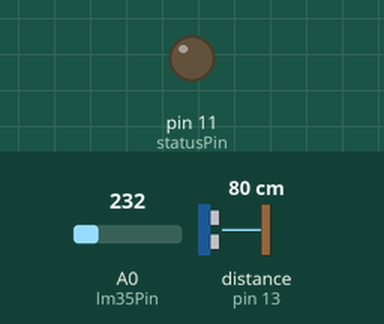
Recording of a program running on a simulated Arduino Uno WiFi Rev2. On the bench: output pins drawn as LEDs (lit = HIGH). Inputs (shaded band) come from the test bench; at power-on: A0 (lm35Pin) = 232, distance to the obstacle (sensor on pin 13) 80 cm. The echo pulse lasts 58.3 µs per cm; WiFi joins after 1.5 s; servers stay silent unless stated; network time is answered at once with the bench clock; the local clock reads 2024-03-15 10:24:30 at power-on unless the program sets it; no MQTT or app messages arrive unless stated; pins used as bus, display or sensor lines are not drawn; what the program prints to the serial monitor is not drawn.

Above: at 0.1 s.
At 31.9 s:
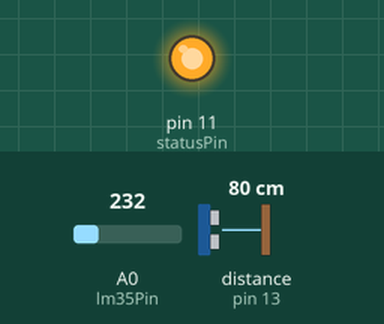
Timing chart, 0 to 33.4 s (numbered marks = the images above):
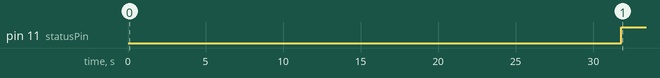

Measured:
- by itself, pin 11 (statusPin): LOW → HIGH at 31.8 s

The program:

main.cpp
```cpp
/*
  WiFi - Arduino Waterlevel sensor with MQTT interface

  Bino Maiheu

  Note :
    In PubSubClient.h, the limit on the max message size was 128 bytes. Had to increase this to send or receive messages larger
    than this : change the value of MQTT_MAX_PACKET_SIZE in PubSubClient.h. The library allocates this much memory in its
    internal buffer, which reduces the memory available to the sketch itself.

*/


#include <Arduino.h>
#include <PubSubClient.h>
#include <IPAddress.h>
#include <NTPClient.h>
#include <WiFiNINA.h>
#include <WiFiUdp.h>

#include "arduino_secrets.h"

#define powerPin   10
#define statusPin  11
#define triggerPin 12
#define echoPin    13

#define lm35Pin     A0
#define lm35Samples 10


char data[80];

int  status = 0;

// Some timers
long tWifiConnect = 0; // timestamp of the last wifi connection attempt
long tMqttConnect = 0; // timestamp of the last wifi connection attempt


// Initialize the the wifi client
WiFiClient   wifiClient;
WiFiUDP      ntpUDP;
NTPClient    timeClient(ntpUDP);

// Setup mqtt connection
void callback(char* topic, byte* payload, unsigned int length);
PubSubClient mqttClient( SECRET_MQTT_SERVER, SECRET_MQTT_PORT, callback, wifiClient );


// Updateintervals in milliseconds
long tReadoutInterval = 5000;   // update readings every 5 seconds
long tStatusInterval  = 30000;  // update status every 30 seconds
long tReadout = 0;
long tStatus  = 0;    // timestamp of the last wifi connection status print

float readLM35( void ) {

  uint16_t temperatureLast = 0;
  uint16_t temperature = 0;

  for ( uint8_t i = 0; i < lm35Samples; i++ ) {
    // Analog range: 0 .. 1.1V = 0 .. 1023 ADC value
    // For example, LM35 analog signal of 0.182 V equals to 18.2 degree celsius
    // 1024 / 1.1V = 931 ratio between analog sample and output temperature
    // This calculation is multiplied by 1000 first to avoid expensive floating
    // point instructions.
    temperature = ((uint32_t)analogRead(lm35Pin) * 1000) / 931;

    if (temperatureLast == temperature) {
      // Two identical temperatures read, return
      return temperature / 10.;
    }

    // Different temperatures, take another sample
    temperatureLast = temperature;
  }
  return temperatureLast / 10.;
}

float distanceCm( float tempCelsius ) {

    digitalWrite(triggerPin, LOW);
    delayMicroseconds(2);
    // Hold trigger for 10 microseconds, which is signal for sensor to measure distance.
    digitalWrite(triggerPin, HIGH);
    delayMicroseconds(10);
    digitalWrite(triggerPin, LOW);
    // Measure the length of echo signal, which is equal to the time needed for sound to go there and back.
    unsigned long durationMicroSec = pulseIn(echoPin, HIGH);

    double speedOfSoundInCmPerMs = 0.03313 + 0.0000606 * tempCelsius; // Cair ≈ (331.3 + 0.606 ⋅ ϑ) m/s
    double distanceCm = durationMicroSec / 2.0 * speedOfSoundInCmPerMs;
    if (distanceCm == 0 || distanceCm > 400) {
        return -1.0 ;
    } else {
        return distanceCm;
    }
}

// print the SSID of the network you're attached to:
void printWifiStatus()
{
  Serial.print("SSID: ");
  Serial.print(WiFi.SSID());

  IPAddress ip = WiFi.localIP();
  Serial.print(", IP: ");
  Serial.print(ip);

  long rssi = WiFi.RSSI();
  Serial.print(", RSSI:");
  Serial.print(rssi);
  Serial.println(" dBm");

  return;
}


void printMacAddress()
{
  byte mac[6];

  WiFi.macAddress(mac);
  Serial.print("MAC: ");
  Serial.print(mac[5],HEX);
  Serial.print(":");
  Serial.print(mac[4],HEX);
  Serial.print(":");
  Serial.print(mac[3],HEX);
  Serial.print(":");
  Serial.print(mac[2],HEX);
  Serial.print(":");
  Serial.print(mac[1],HEX);
  Serial.print(":");
  Serial.println(mac[0],HEX);

  return;
}

void startWifi( void )
{
  // attempt to connect to Wifi network:
  if ( WiFi.status() != WL_CONNECTED ) {
    delay(1);
    Serial.print("Connecting to SSID: ");
    Serial.println( SECRET_WIFI_SSID );
    // Connect to WPA/WPA2 network. Change this line if using open or WEP network:
    WiFi.begin( SECRET_WIFI_SSID, SECRET_WIFI_PASS );

  }

  return;
}

// do nothing when message recieved
void callback(char* topic, byte* payload, unsigned int length) {
  return;
}

void setup() {

  // Setup pins for reading the sensor
  Serial.begin(9600);

  pinMode(statusPin, OUTPUT);
  digitalWrite(statusPin, LOW);
  pinMode(powerPin, OUTPUT);
  digitalWrite(powerPin, LOW);

  pinMode(triggerPin, OUTPUT);
  pinMode(echoPin, INPUT);

  // Setup WiFI
  if (WiFi.status() == WL_NO_MODULE) {
    Serial.println(F("Communication with WiFi module failed!"));
    // don't continue
    while (true);
  }
  printMacAddress();

  String fv = WiFi.firmwareVersion();
  if (fv < WIFI_FIRMWARE_LATEST_VERSION) {
    Serial.println(F("Please upgrade the firmware"));
  }

  // clear last ADC value
  analogReference(INTERNAL1V1);
  analogRead(lm35Pin);

  Serial.println(F("Starting time client..."));

  // timeClient
  timeClient.begin();
  Serial.println(F("Setup complete..."));
}

void loop() {

  // Set Power LED indicating device is powered & looping
  digitalWrite(powerPin, HIGH);

  // Set connection LED
  if( WiFi.status() == WL_CONNECTED && mqttClient.connected() )
    digitalWrite(statusPin, HIGH );
  else
    digitalWrite(statusPin, LOW);

  /* ========================================================================
   *  WiFi management
   *
   *  if the wifi is not connected and the last connection attempt is more than
   *  30 seconds ago... attempt to start the wifi agaion
   *  ==================================================================== */
  if ( ( WiFi.status() != WL_CONNECTED ) && ( millis() - tWifiConnect ) > 30000 ) {
    Serial.println(F("WiFi not connected, connecting..."));
    startWifi();
    tWifiConnect = millis();
    delay(10);

    // ensure we get a valid NTP
    Serial.print(F("Updating time client..."));
    while ( ! timeClient.update() ) {
      Serial.print(".");
      timeClient.forceUpdate();
    }
    Serial.println(F("OK"));
    Serial.println("Time recieved : " + timeClient.getFormattedTime() );

    printWifiStatus();
  }

  /* ========================================================================
   *  MQTT Management
   *  ==================================================================== */
  if ( ( WiFi.status() == WL_CONNECTED ) &&
       ( ! mqttClient.connected() ) &&
       ( millis() - tMqttConnect ) > 30000 ) {
    if ( mqttClient.connect( "mqtt", SECRET_MQTT_USER, SECRET_MQTT_PASS ) ) {
      Serial.println("Connected to MQTT server.");
    } else {
      Serial.print("Failed to connect with MQTT server, state ");
      Serial.println(mqttClient.state());
    }
    tMqttConnect = millis();
  }


  /* ========================================================================
   *  Report status
   *  ==================================================================== */
  if ( ( millis() - tStatus ) > tStatusInterval ) {
    byte ar[6];
    WiFi.macAddress(ar);
    char macStr[18];
    sprintf(macStr, "%02x:%02x:%02x:%02x:%02x:%02x", ar[5], ar[4], ar[3], ar[2], ar[1], ar[0]);
    IPAddress ip = WiFi.localIP();

    String payload = \
      "{\"wifiStatus\": " + String(WiFi.status()) +
      ", \"macAddress\": \"" + macStr + "\"" +
      ", \"ipAddress\": \"" + ip[0] + "." + ip[1] + "." + ip[2] + "." + ip[3] + "\""
      ", \"ssid\": \"" + WiFi.SSID() + "\"" +
      ", \"rssi\": " + String(WiFi.RSSI()) +
      ", \"mqttStatus\": " + mqttClient.connected() + "}";

    Serial.print(F("STATUS: "));
    Serial.println(payload);

    // transmit
    if ( mqttClient.connected() ) {
      String chan = SECRET_MQTT_CHANNEL + String("/") + SECRET_DEVUID + String("/status");
      mqttClient.publish( chan.c_str(), payload.c_str());
    }

    tStatus = millis();
  }


  /* ========================================================================
   *  Readout sensors at interval :
   *  ==================================================================== */
  if ( WiFi.status() == WL_CONNECTED && ( millis() - tReadout ) > tReadoutInterval ) {

    // Get dateObserved --> force update...
    while ( ! timeClient.update() ) {
      timeClient.forceUpdate();
    }

    // readout the LM35 temperature
    float temp = readLM35();

    // readout the distance sensor
    float d = distanceCm( temp );


    String payload =
      "{\"dateObserved\": \"" + timeClient.getFormattedDate() + "\"" +
      ", \"depth\": " + String(d,2) +
      ", \"temperature\": " + String(temp,2) + "}";
    Serial.print(F("MEASUREMENT: "));
    Serial.println(payload);

    // transmit
    if ( mqttClient.connected() ) {
      String chan = SECRET_MQTT_CHANNEL + String("/") + SECRET_DEVUID + String("/measurement");
      if ( ! mqttClient.publish( chan.c_str(), payload.c_str()) ) {
        Serial.println("Publish failed...");
      }
    }

    // reset timer
    tReadout = millis();
  }

}
```

arduino_secrets.h
```cpp
#pragma once

#define SECRET_WIFI_SSID      ""
#define SECRET_WIFI_PASS      ""

#define SECRET_MQTT_SERVER    ""
#define SECRET_MQTT_PORT      1883
#define SECRET_MQTT_USER      ""
#define SECRET_MQTT_PASS      ""
#define SECRET_DEVUID         ""
#define SECRET_MQTT_CHANNEL   ""


#define SECRET_PUSHOVER_TOKEN ""
```
